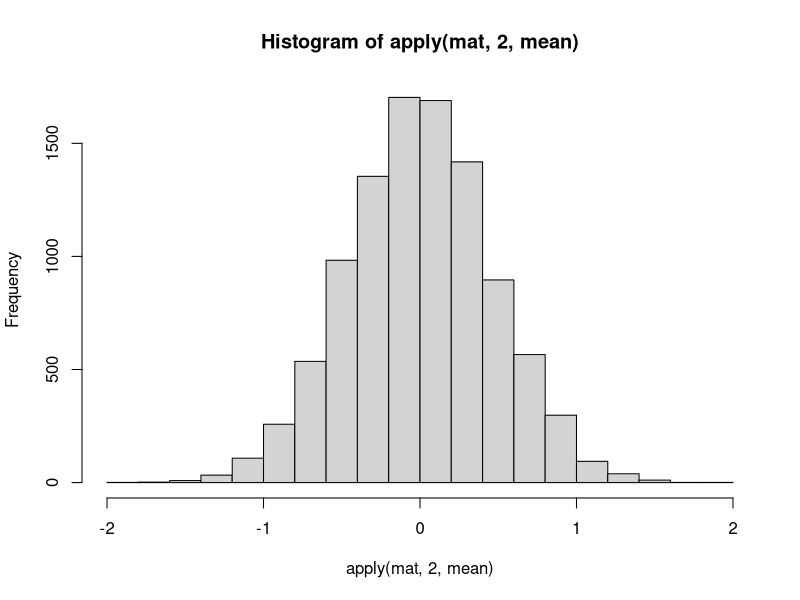
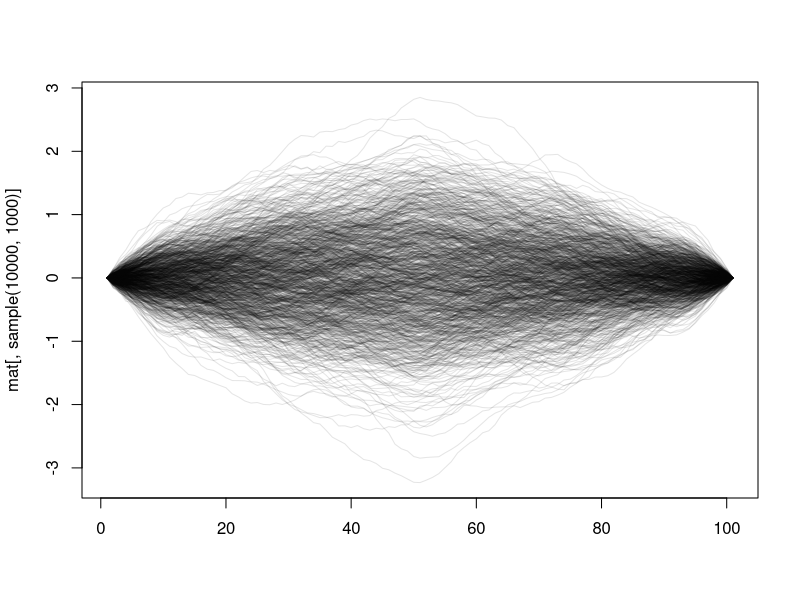
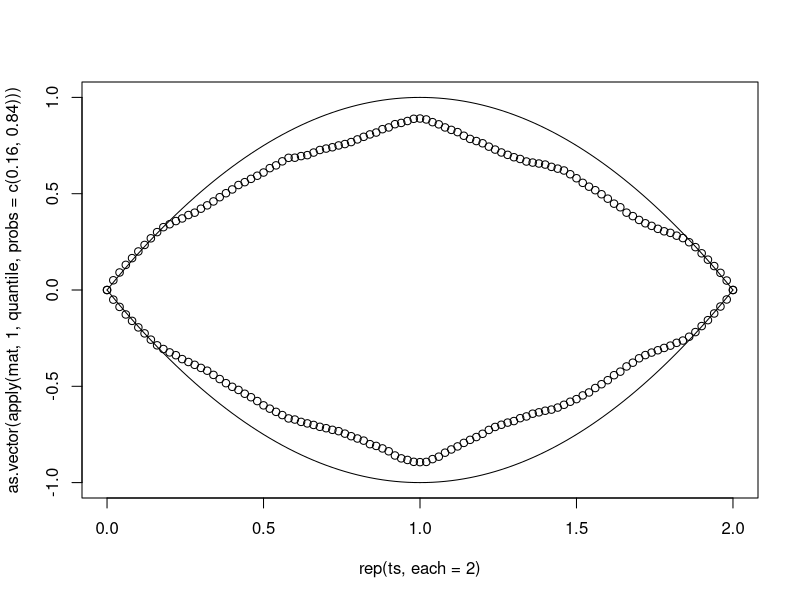

Source code (R) for these figures, in order:
t1<-0;t2<-2;p1<-0;p2<-0;s2<-2;res<-100
ts<-seq(t1,t2,length.out=res+1)
n.bridges<-10000
mat<-matrix(NA,nrow=res+1,ncol=n.bridges)
mat[1,]<-p1;mat[res+1,]<-p2
for(t.ind in sample(2:res)){
  last.t.ind<-max(which(!is.na(mat[,1])&ts<ts[t.ind]))
  next.t.ind<-min(which(!is.na(mat[,1])&ts>ts[t.ind]))
  mat[t.ind,]<-rnorm(n.bridges,
                     (ts[t.ind]-ts[last.t.ind])/(ts[next.t.ind]-ts[last.t.ind])*(mat[next.t.ind,]-mat[last.t.ind,])+mat[last.t.ind,],
                     s2*(ts[t.ind]-ts[last.t.ind])*(ts[next.t.ind]-ts[t.ind])/(ts[next.t.ind]-ts[last.t.ind]))
}
for(n in 1:n.bridges){
  ord<-sample(2:res)
  for(t.ind in ord){
    last.t.ind<-max(which(!is.na(mat[,n])&ts<ts[t.ind]))
    next.t.ind<-min(which(!is.na(mat[,n])&ts>ts[t.ind]))
    mat[t.ind,n]<-rnorm(1,
                        (ts[t.ind]-ts[last.t.ind])/(ts[next.t.ind]-ts[last.t.ind])*(mat[next.t.ind,n]-mat[last.t.ind,n])+mat[last.t.ind,n],
                        s2*(ts[t.ind]-ts[last.t.ind])*(ts[next.t.ind]-ts[t.ind])/(ts[next.t.ind]-ts[last.t.ind]))
  }
}
ord<-sample(2:res,length(2:res))
for(t.ind in ord){
  last.t.ind<-max(which(!is.na(mat[,1])&ts<ts[t.ind]))
  next.t.ind<-min(which(!is.na(mat[,1])&ts>ts[t.ind]))
  mat[t.ind,]<-rnorm(n.bridges,
                      (ts[t.ind]-ts[last.t.ind])/(ts[next.t.ind]-ts[last.t.ind])*(mat[next.t.ind,]-mat[last.t.ind,])+mat[last.t.ind,],
                      s2*(ts[t.ind]-ts[last.t.ind])*(ts[next.t.ind]-ts[t.ind])/(ts[next.t.ind]-ts[last.t.ind]))
}
hist(apply(mat,2,mean));sd(apply(mat,2,mean))

#For a BB with var=1 and time interval=1, sd(mean) seems to be ~0.10-0.12; it seems to linearly increase with product of var and time
#interval.
matplot(mat[,sample(10000,1000)],type='l',col=rgb(0,0,0,0.1),lty=1)
yy<-s2*(ts-t1)*(t2-ts)/(t2-t1)
plot(as.vector(apply(mat,1,quantile,probs=c(0.16,0.84)))~rep(ts,each=2),ylim=c(-1,1))
lines(1*yy~ts,type='l')
lines(-1*yy~ts,type='l')


#Use cbind and sapply(x, sample(2:res)) and sapply(x,function(ii) max(which(!is.na(mat[,ii])&ts<ts[t.ind]))) to simultaneously
#sample BB with different sampling orders; should improve the pathologies you noticed in this exercise